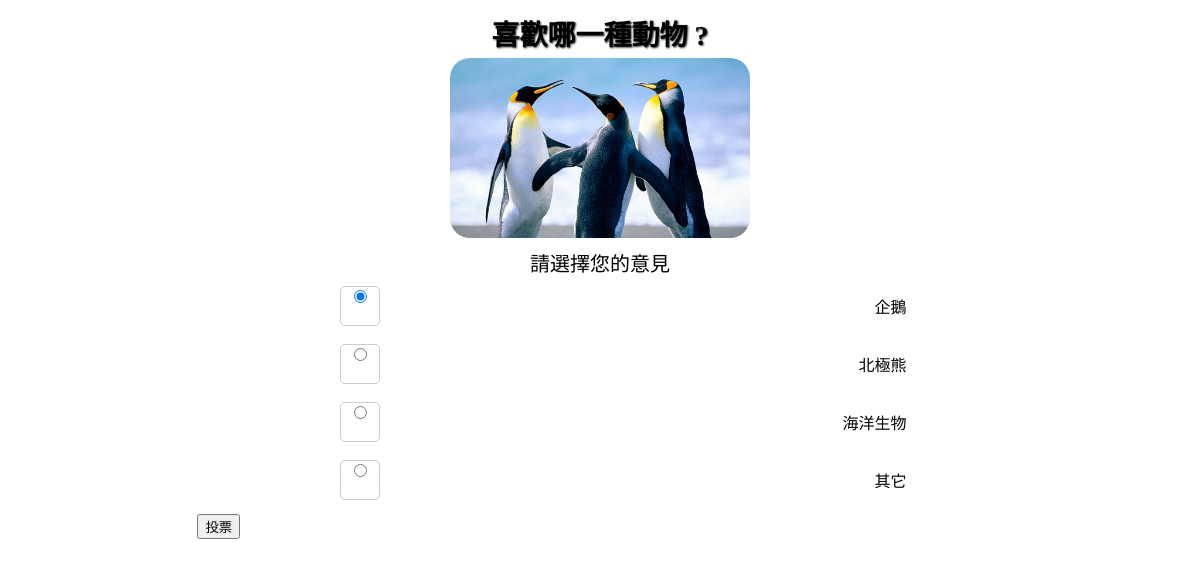
The app's page /front/survey_item.php?id=1 with its own data.
### tables this page shows
CREATE TABLE `survey_subject_hw` (
  `id` int(12) UNSIGNED NOT NULL,
  `img` varchar(64) NOT NULL,
  `subject` text NOT NULL,
  `type` varchar(100) NOT NULL,
  `acive` tinyint(1) NOT NULL,
  `level` tinyint(1) NOT NULL,
  `vote` int(12) UNSIGNED NOT NULL,
  `created_at` timestamp NOT NULL DEFAULT current_timestamp(),
  `updated_at` timestamp NOT NULL DEFAULT current_timestamp() ON UPDATE current_timestamp()
);

CREATE TABLE `survey_options_hw` (
  `id` int(12) NOT NULL,
  `subject_id` int(12) UNSIGNED NOT NULL,
  `opt` text NOT NULL,
  `vote` int(12) UNSIGNED NOT NULL,
  `creaded_at` timestamp NOT NULL DEFAULT current_timestamp(),
  `updated_at` timestamp NOT NULL DEFAULT current_timestamp() ON UPDATE current_timestamp()
);

### db/base.php (called while the page is built, shortened)
<?php
class DB
{
    protected $table;
       protected $dsn="mysql:host=localhost;charset=utf8;dbname=opinion";
    protected $pdo;
    function __construct($table)
    {
        $this->pdo = new PDO($this->dsn,'root','');
        $this->table = $table;
    }
    private function arrayToSqlArray($array){
        foreach ($array as $key => $value) {
            $tmp[] = "`$key`='$value'";
        }
        return $tmp;
    }
    function all(...$arg){
        $sql = "select * from $this->table ";
        if(isset($arg[0])){
            if(is_array($arg[0])){
                $tmp = $this->arrayToSqlArray($arg[0]);
                $sql .= " where " .join(" && ",$tmp);
            }else{
                $sql .= $arg[0];
            }
        }
        return $this->pdo->query($sql)->fetchAll(PDO::FETCH_ASSOC);
    }
    function find($id){
        $sql = "select * from $this->table where ";
        if(is_array($id)){
            $tmp = $this->arrayToSqlArray($id);
            $sql .= join(" && ",$tmp);
        }else{
            $sql .= " `id`=$id";
        }
        return $this->pdo->query($sql)->fetch(PDO::FETCH_ASSOC);
    }
}
function is_image($type){
    switch($type){
        case "image/gif";
        case "image/jpeg";
        case "image/png";
            return true;
        break;
    }
}
$subject = new DB("survey_subject_hw");
$options= new DB("survey_options_hw");

### front/survey_item.php (the view, shortened to what this page needs)
<?php include_once "../db/base.php"; ?>
<?php
if (isset($_GET['id'])) {
    $survey =$subject->find( $_GET['id']);
    $options =$options->all( ['subject_id' => $_GET['id']]);
} else {
    $error = "請回到問卷首頁選擇正確的題目來進行";
}
?>
<link rel="stylesheet" href="./css/table.css">
<h3 style="padding:5px;margin:0 auto;"><?= $survey['subject'] ?></h3>
<div class="img_sub">
    <div >
        <?php
        if (!empty($_GET['id'])) {
            if (is_image($survey['type'])) {
        ?>
                <img src="./upload/<?= $survey['img'] ?>" class="img_opt" alt="photo">
            <?php } else {
                $icon = dummy_icon($survey['type']);
            ?>
                <img src="./material/<?= $icon ?>" class="ii" style="width: 132px; padding-top:2px;" alt="">
        <?php }
        } ?>
    </div>
</div>
<div class="select">請選擇您的意見</div>
<form action="./api/survey_vote.php" method="post" >
    <div class="items">
        <?php
        if (isset($error)) {
            echo "<span style='color:red'>" . $error . "</span>";
        } else {
            foreach ($options as $key => $option) {
                $checked = ($key == 0) ? "checked" : "";
        ?>
                <div class="radio">
                    <input type="radio" name="option" <?= $checked ?> value="<?= $option['id'] ?>">
                </div>
                <div class="form-control">
                    <?= $option['opt']; ?>
                </div>
        <?php
            }
        }
        ?>
    </div>
    <?php if (!isset($error)) {; ?>
        <div class="text-center col-12 mt-3">
            <input class="btn btn-primary mx-1" type="submit" value="投票">
        </div>
    <?php } ?>
</form>

### css/table.css (style rules this page uses)
.table_head,.items { display: grid; grid-template-columns: 3fr 1fr 2fr; grid-auto-rows: 48px; align-items: center; justify-items: center; grid-gap:10px; border-radius: 24px; margin-bottom: 60px; box-shadow: 0px 1px 5px var(--fadeBlue); }
h1,h3 { text-align: center; text-shadow: 1px 1px 2px #333; margin: 20px auto; font-size: 28px; }

### front/survey_item.php (style rules this page uses)
form { width: 68%; margin:0 auto; background-color: #fff; box-shadow: none; padding-top: 5px; }
.items { margin:0px auto 10px; display: grid; grid-auto-rows: 48px; grid-template-columns: 1fr 1fr 6fr 1fr; justify-items: end; }
.radio { width: 38px; height: 38px; border: 1px solid #ccc; border-radius: 5px; background-color: #fff; text-align: center; line-height: 38px; }
.img_sub { width: 300px; height: 180px; text-align: center; box-shadow: 1px 1px 5px var(--blue); margin: auto; border-radius: 20px; overflow: hidden; min-width: 240px; min-height: 144px; }
.img_sub div { width: 100%; height: 100%; }
.img_sub .img_opt { width: 100%; }
.img_opt , .ii { width: 100%; margin: auto; transform: scale(1, 1); transition: all 0.3s ease-out; }
.select { margin: 10px auto 0; text-align: center; font-size: 20px; }

### records on screen
survey_subject_hw: subject "喜歡哪一種動物 ?", img (picture)
survey_options_hw: opt "企鵝"
survey_options_hw: opt "北極熊"
survey_options_hw: opt "海洋生物"
survey_options_hw: opt "其它"
